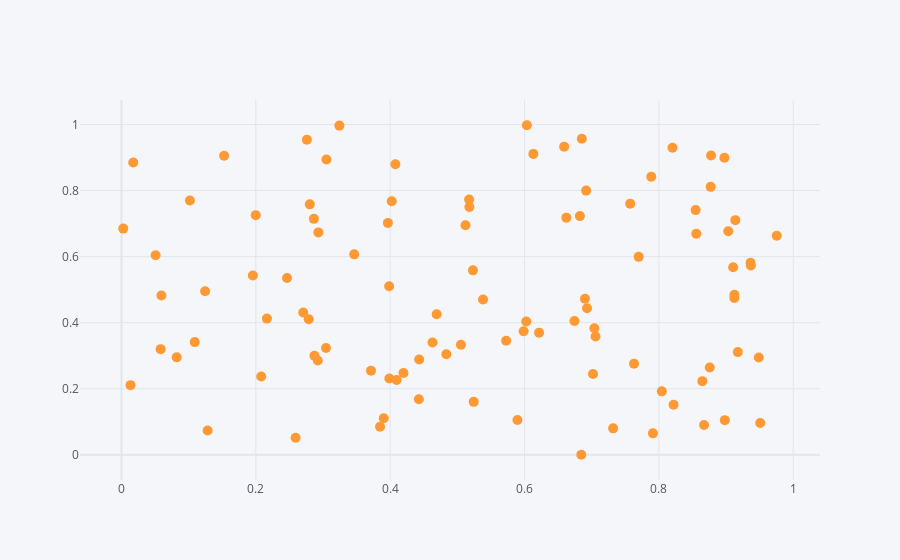

The cell this chart's notebook holds for it:
### Code cell
df.iplot(kind='scatter',x='A',y='B',mode='markers',size=10)
